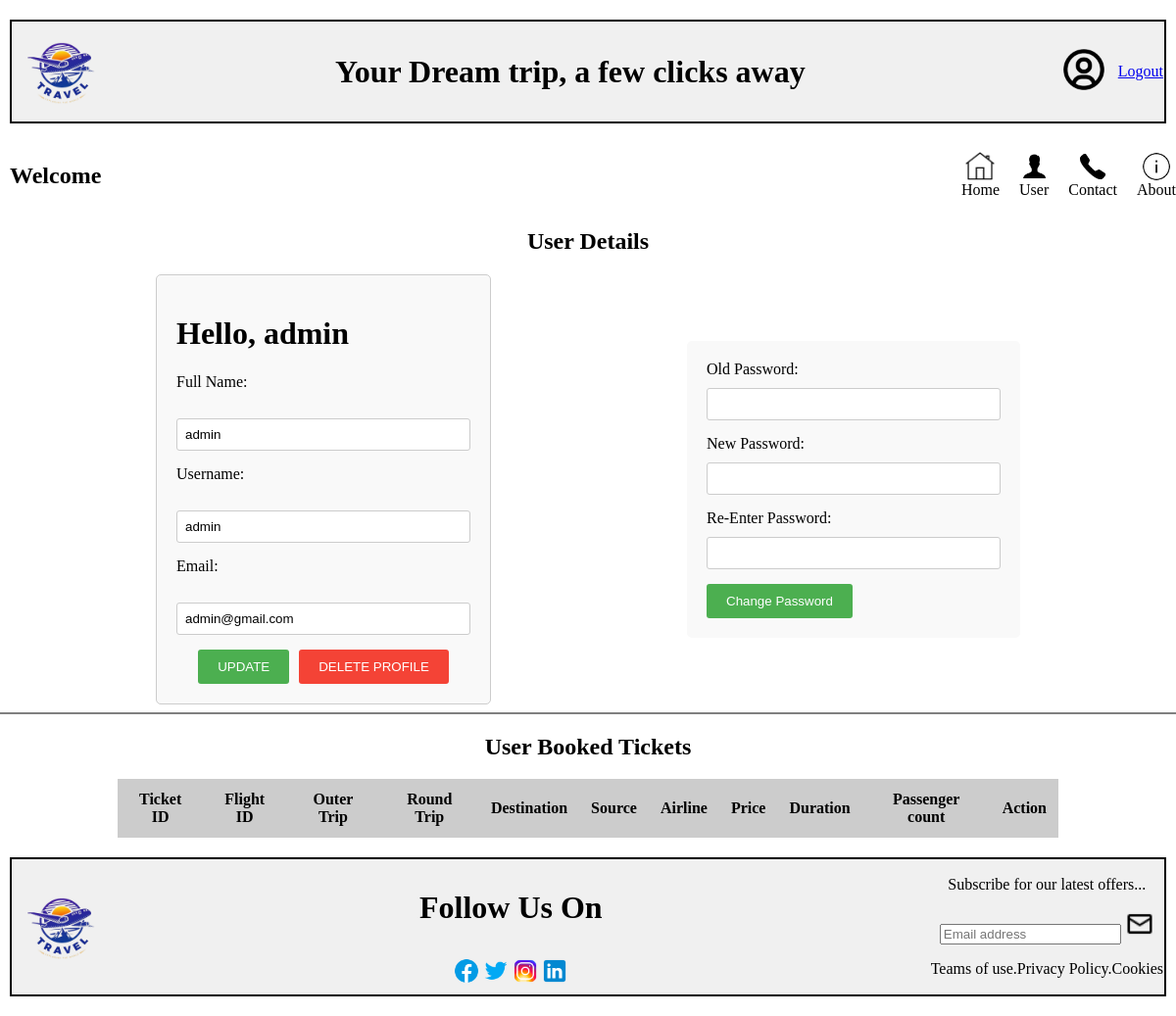
Screenshot of /userProfile.php (signed in) with the database file from the repository.
### tables this page shows
CREATE TABLE `users` (
  `username` varchar(45) NOT NULL,
  `password` varchar(225) NOT NULL,
  `role` varchar(45) NOT NULL DEFAULT 'USER',
  `full_name` varchar(45) NOT NULL,
  `email` varchar(45) DEFAULT NULL
);

### userProfile.php (the view, shortened to what this page needs)
<?php
$conn = new mysqli("localhost", "root", "root", "iwt");
$sql_user = "SELECT full_name, username, email FROM users WHERE username = ?";
$stmt_user = $conn->prepare($sql_user);
$stmt_user->bind_param("s", $_SESSION["username"]);
$stmt_user->execute();
$result_user = $stmt_user->get_result();
$user = $result_user->fetch_assoc();
?>
<!DOCTYPE html>
<html lang="en">
<head>
    <link rel="stylesheet" href="css/userProfile.css" type="text/css">
</head>
<body>
    <div id="heading">
        <img src="images\airline-logo.png" width="100px" height="100px" class="logo">
        <h1 class="mainHeadline">Your Dream trip, a few clicks away</h1>
        <a href="#">
            <img class="userLogo" width="50px" height="50px" src="images\user-circle.png">
            <?php
                if (isset($_SESSION["username"])) {
                    echo '<div id="login-logout"><a href="./php/logout.php">Logout</a></div>';
                } else {
                    echo '<div id="login-logout"><a href="login.php">Login</a>/<a href="signup.php">Sign Up</a></div>';
                }
                ?>
        </a>
    </div>
    <div class="nav">
        <h2 style="margin-left: 10px;">Welcome</h2>
        <div class="icon-container">
            <a href="./">
                <img src="images/icons-home.png" alt="Home" width="30px" height="30px">
                <span>Home</span>
            </a>
            <a href="./userProfile.php">
                <img src="images/icons-user.png" alt="User" width="30px" height="30px">
                <span>User</span>
            </a>
            <a href="./contactus.php">
                <img src="images/icons-phone.png" alt="Contact Us" width="30px" height="30px">
                <span>Contact</span>
            </a>
            <a href="./aboutus.php">
                <img src="images/icons-warning.png" alt="About Us" width="30px" height="30px">
                <span>About</span>
            </a>
            </div>
    </div>
    <h2 class="userHeading">User Details</h2>
    <div class="form-wrapper">
        <div class="user-details-box">
        <form method="post" action="./php/update_process.php">
    <h1>Hello, <?php echo $user['full_name']; ?></h1>
<label for="full_name">Full Name:</label><br>
        <input type="text" id="full_name" name="full_name" value="<?php echo $user['full_name']; ?>"><br>
        <label for="username">Username:</label><br>
        <input type="text" id="username" name="username" value="<?php echo $user['username']; ?>" readonly><br>
        <label for="email">Email:</label><br>
        <input type="text" id="email" name="email" value="<?php echo $user['email']; ?>"><br>
        <div id="btn-wrap"><input type="submit" value="UPDATE">
       <button type="button" onclick="deleteAccount()" id="delete-btn">DELETE PROFILE</button></div>
    </form>
        </div>
        <div class="user-password-box">
        <form action="./php/update_password.php" method="post">
                <label for="old_password">Old Password:</label>
                <input type="password" id="old_password" name="old_password" required>
                <label for="new_password">New Password:</label>
                <input type="password" id="new_password" name="new_password" required>
                <label for="confNew_password">Re-Enter Password:</label>
                <input type="password" id="confNew_password" name="confNew_password" required>
                <input type="submit" value="Change Password" onclick="return alert('password sucessfully changed')">
            </form>
        </div>
    </div>
    <hr style="height:2px;border-width:0;color:gray;background-color:gray">
    <h2 style="text-align: center;">User Booked Tickets</h2>
    <table>
        <thead>
            <tr>
                <th>Ticket ID</th>
                <th>Flight ID</th>
                <th>Outer Trip</th>
                <th>Round Trip</th>
                <th>Destination</th>
                <th>Source</th>
                <th>Airline</th>
                <th>Price</th>
                <th>Duration</th>
                <th>Passenger count</th>
                <th>Action</th>
            </tr>
        </thead>
    </table>
    <div class="footer">
        <img src="images/airline-logo.png" alt="Airline Logo" width="100px" height="100px" class="logo">
        <div class="content-wrapper">
            <h1 class="bottomHeadline">Follow Us On</h1>
            <div class="socialMedia-icon-container">
                <img src="images/icon-facebook.png" alt="Facebook" width="30px" height="30px">
                <img src="images/icon-twitter.png" alt="Twitter" width="30px" height="30px">
                <img src="images/icon-instagram.png" alt="Instagram" width="30px" height="30px">
                <img src="images/icon-linkedin.png" alt="LinkedIn" width="30px" height="30px">
            </div>
        </div>
        <div class="email-container">
            <p>Subscribe for our latest offers...</p>
            <input type="search" name="a" placeholder="Email address">
            <img src="images\icon-email.png" alt="email" width="30px" height="30px">
            <p>Teams of use.Privacy Policy.Cookies</p>
        </div>
    </div>
</body>
</html>

### css/userProfile.css (style rules this page uses)
#heading { width:auto; border: 2px solid rgb(0, 0, 0); padding: 1px; margin:20px 10px; display: flex; align-items: center; justify-content: center; height: 100px; background-color: #f0f0f0; }
.footer { width: auto; border: 2px solid #000; padding: 1px; margin: 20px 10px; display: flex; justify-content: space-between; align-items: center; height: auto; position: flex; bottom: 0; background-color: #f0f0f0; text-align: center; }
.content-wrapper { display: flex; flex-direction: column; align-items: center; gap: 10px; }
.socialMedia-icon-container { display: flex; justify-content: center; align-items: flex-end; }
.bottomHeadline { text-align: center; }
.mainHeadline { text-align: center; margin: -80px auto; }
.logo { margin-right: -20px; }
.userLogo { margin: 10px; top: 0; right: 0; }
.nav { display: flex; justify-content: center;align-items: center; }
.icon-container { display: flex; justify-content: flex-end; flex-grow:1 ; gap: 20px; }
.icon-container a { display: flex; flex-direction: column; justify-content: center; align-items: center; text-decoration: none; color: #000; }
body { margin: 0; }
.email-container { text-align: center; }
.form-wrapper { display: flex; justify-content: center; align-items: center; gap: 200px; }
.user-details-box { border: 1px solid #ccc; padding: 20px; width: 300px; border-radius: 5px; background-color: #f9f9f9; }
.user-details-box label { display: block; margin-bottom: 10px; }
.user-details-box input[type="text"], .user-details-box input[type="email"] { width: 100%; padding: 8px; margin-bottom: 15px; border: 1px solid #ccc; border-radius: 3px; box-sizing: border-box; }
.user-details-box input[type="submit"] { background-color: #4CAF50; color: white; padding: 10px 20px; border: none; border-radius: 3px; cursor: pointer; }
.user-details-box button { background-color: #f44336; color: white; padding: 10px 20px; border: none; border-radius: 3px; cursor: pointer; }
.userHeading { text-align: center; margin-bottom: 20px; }
.user-password-box { border: 1px #ccc; padding: 20px; width: 300px; border-radius: 5px; background-color: #f9f9f9; }
.user-password-box label { display: block; margin-bottom: 10px; }
.user-password-box input[type="password"] { width: 100%; padding: 8px; margin-bottom: 15px; border: 1px solid #ccc; border-radius: 3px; box-sizing: border-box; }
.user-password-box input[type="submit"] { background-color: #4CAF50; color: white; padding: 10px 20px; border: none; border-radius: 3px; cursor: pointer; }
table { width: 80%; margin: 0 auto; border-collapse: collapse; }
th { background-color: #ccc; padding: 12px; text-align: center; }
#btn-wrap { display: flex; gap: 10px; justify-content: center; align-items: center; }
#delete-btn { background-color: #f44336; color: white; padding: 10px 20px; border: none; border-radius: 3px; cursor: pointer; }

### rows the page displays
users: full_name "admin", username "admin", email "admin@gmail.com"
